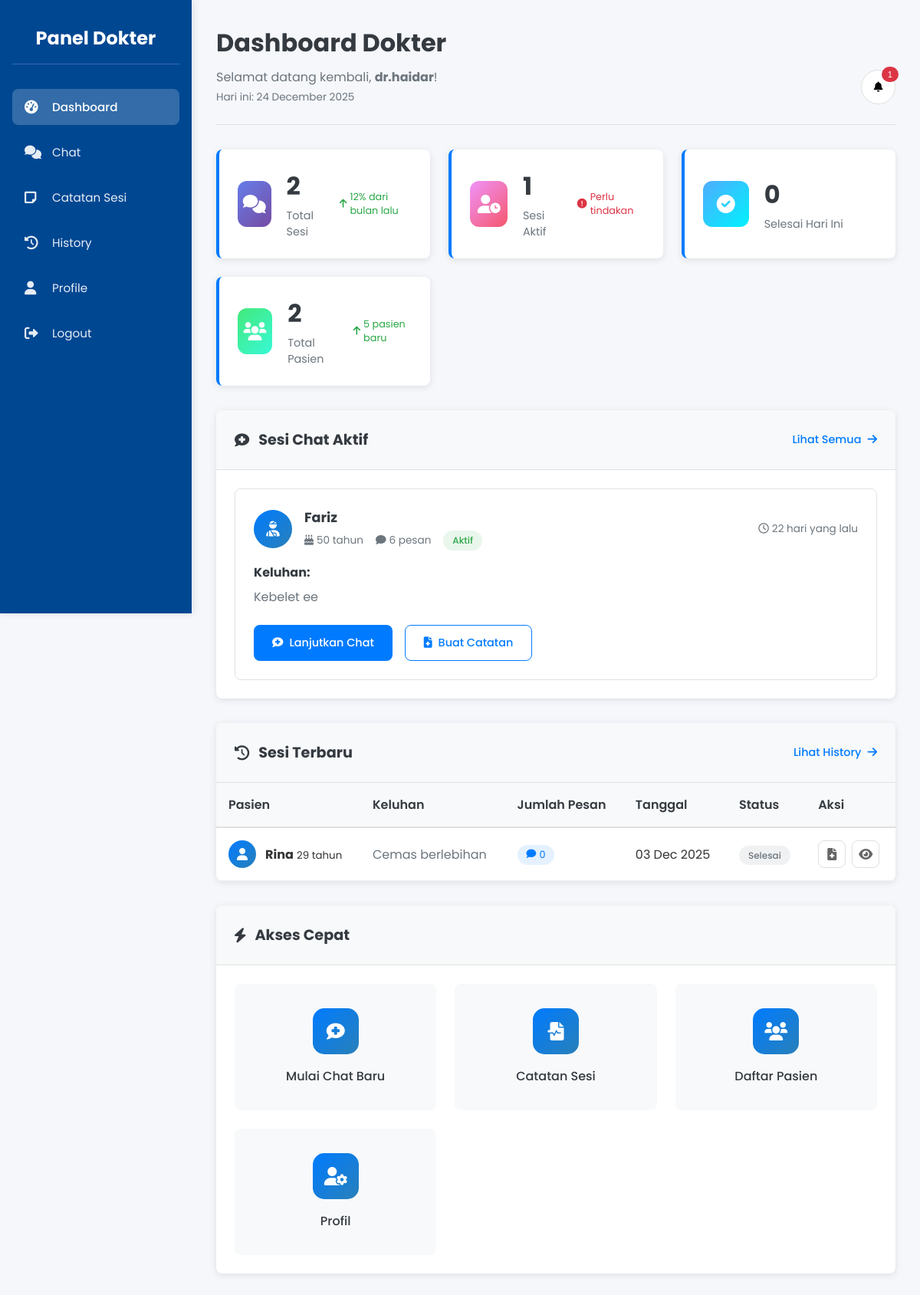
/pages/doctor/dashboard.php (signed in), run on the app's committed database.
### tables this page shows
CREATE TABLE `sesi_chat` (
  `id` int NOT NULL,
  `nama_pasien` varchar(100) NOT NULL,
  `usia_pasien` int NOT NULL,
  `keluhan` text NOT NULL,
  `id_dokter` int DEFAULT NULL,
  `status` enum('aktif','selesai','dibatalkan') DEFAULT 'aktif',
  `catatan_dokter` text,
  `rating` int DEFAULT NULL,
  `komentar_rating` text,
  `dibuat_pada` timestamp NULL DEFAULT CURRENT_TIMESTAMP,
  `diperbarui_pada` timestamp NULL DEFAULT CURRENT_TIMESTAMP ON UPDATE CURRENT_TIMESTAMP
);

### includes/functions.php (called while the page is built, shortened)
<?php
if (!function_exists('waktu_relatif')) {
    function waktu_relatif($waktu) {
        $sekarang = new DateTime();
        $waktu_tertentu = new DateTime($waktu);
        $selisih = $sekarang->diff($waktu_tertentu);
        if ($selisih->y > 0) {
            return $selisih->y . ' tahun yang lalu';
        } elseif ($selisih->m > 0) {
            return $selisih->m . ' bulan yang lalu';
        } elseif ($selisih->d > 0) {
            return $selisih->d . ' hari yang lalu';
        } elseif ($selisih->h > 0) {
            return $selisih->h . ' jam yang lalu';
        } elseif ($selisih->i > 0) {
            return $selisih->i . ' menit yang lalu';
        } else {
            return 'Baru saja';
        }
    }
}
if (!function_exists('potongTeks')) {
    function potongTeks($teks, $panjang) {
        if (strlen($teks) <= $panjang) {
            return $teks;
        }
        return substr($teks, 0, $panjang) . '...';
    }
}
?>

### pages/doctor/dashboard.php (the view, shortened to what this page needs)
<?php
include '../../includes/db.php';
include '../../includes/functions.php';
$id_pengguna = $_SESSION['id_pengguna'];
$stmt = $pdo->prepare("SELECT COUNT(*) as total FROM sesi_chat WHERE id_dokter = ?");
$stmt->execute([$id_pengguna]);
$total_sesi = $stmt->fetch()['total'];
$stmt = $pdo->prepare("SELECT COUNT(*) as total FROM sesi_chat WHERE id_dokter = ? AND status = 'aktif'");
$stmt->execute([$id_pengguna]);
$sesi_aktif = $stmt->fetch()['total'];
$stmt = $pdo->prepare("SELECT COUNT(*) as total FROM sesi_chat WHERE id_dokter = ? AND status = 'selesai' AND DATE(dibuat_pada) = CURDATE()");
$stmt->execute([$id_pengguna]);
$selesai_hari_ini = $stmt->fetch()['total'];
$stmt = $pdo->prepare("SELECT COUNT(DISTINCT id) as total FROM sesi_chat WHERE id_dokter = ?");
$stmt->execute([$id_pengguna]);
$total_pasien = $stmt->fetch()['total'];
$stmt = $pdo->prepare("
    SELECT sc.*, COUNT(p.id) as jumlah_pesan
    FROM sesi_chat sc
    LEFT JOIN pesan p ON sc.id = p.id_sesi
    WHERE sc.id_dokter = ? AND sc.status = 'aktif'
    GROUP BY sc.id
    ORDER BY sc.diperbarui_pada DESC
");
$stmt->execute([$id_pengguna]);
$sesi_aktif_list = $stmt->fetchAll();
$stmt = $pdo->prepare("
    SELECT sc.*, COUNT(p.id) as jumlah_pesan
    FROM sesi_chat sc
    LEFT JOIN pesan p ON sc.id = p.id_sesi
    WHERE sc.id_dokter = ? AND sc.status = 'selesai'
    GROUP BY sc.id
    ORDER BY sc.diperbarui_pada DESC
    LIMIT 5
");
$stmt->execute([$id_pengguna]);
$sesi_terbaru = $stmt->fetchAll();
?>
<!DOCTYPE html>
<html lang="id">
<head>
    <link rel="stylesheet" href="../../assets/css/doctor.css">
    <link rel="stylesheet" href="https://cdnjs.cloudflare.com/ajax/libs/font-awesome/6.0.0/css/all.min.css">
</head>
<body>
    <div class="doctor-container">
        <div class="sidebar">
            <h2>Panel Dokter</h2>
            <ul>
                <li><a href="dashboard.php" class="active"><i class="fas fa-tachometer-alt"></i> Dashboard</a></li>
                <li><a href="chat.php"><i class="fas fa-comments"></i> Chat</a></li>
                <li><a href="notes.php"><i class="fas fa-sticky-note"></i> Catatan Sesi</a></li>
                <li><a href="history.php"><i class="fas fa-history"></i> History</a></li>
                <li><a href="profile.php"><i class="fas fa-user"></i> Profile</a></li>
                <li><a href="../../logout.php"><i class="fas fa-sign-out-alt"></i> Logout</a></li>
            </ul>
        </div>
        <div class="main-content">
            <div class="dashboard-header">
                <h1>Dashboard Dokter</h1>
                <div class="header-info">
                    <div class="welcome-message">
                        <p>Selamat datang kembali, <strong><?php echo $_SESSION['nama_pengguna']; ?></strong>!</p>
                        <small>Hari ini: <?php echo date('d F Y'); ?></small>
                    </div>
                    <div class="header-actions">
                        <button class="btn-notification">
                            <i class="fas fa-bell"></i>
                            <?php if ($sesi_aktif > 0): ?>
                                <span class="badge"><?php echo $sesi_aktif; ?></span>
                            <?php endif; ?>
                        </button>
                    </div>
                </div>
            </div>
            <div class="stats-grid">
                <div class="stat-card">
                    <div class="stat-icon" style="background: linear-gradient(135deg, #667eea 0%, #764ba2 100%);">
                        <i class="fas fa-comments"></i>
                    </div>
                    <div class="stat-info">
                        <h3><?php echo $total_sesi; ?></h3>
                        <p>Total Sesi</p>
                    </div>
                    <div class="stat-trend">
                        <i class="fas fa-arrow-up trend-up"></i>
                        <span>12% dari bulan lalu</span>
                    </div>
                </div>
                <div class="stat-card">
                    <div class="stat-icon" style="background: linear-gradient(135deg, #f093fb 0%, #f5576c 100%);">
                        <i class="fas fa-user-clock"></i>
                    </div>
                    <div class="stat-info">
                        <h3><?php echo $sesi_aktif; ?></h3>
                        <p>Sesi Aktif</p>
                    </div>
                    <?php if ($sesi_aktif > 0): ?>
                        <div class="stat-alert">
                            <i class="fas fa-exclamation-circle"></i>
                            <span>Perlu tindakan</span>
                        </div>
                    <?php endif; ?>
                </div>
                <div class="stat-card">
                    <div class="stat-icon" style="background: linear-gradient(135deg, #4facfe 0%, #00f2fe 100%);">
                        <i class="fas fa-check-circle"></i>
                    </div>
                    <div class="stat-info">
                        <h3><?php echo $selesai_hari_ini; ?></h3>
                        <p>Selesai Hari Ini</p>
                    </div>
                </div>
                <div class="stat-card">
                    <div class="stat-icon" style="background: linear-gradient(135deg, #43e97b 0%, #38f9d7 100%);">
                        <i class="fas fa-users"></i>
                    </div>
                    <div class="stat-info">
                        <h3><?php echo $total_pasien; ?></h3>
                        <p>Total Pasien</p>
                    </div>
                    <div class="stat-trend">
                        <i class="fas fa-arrow-up trend-up"></i>
                        <span>5 pasien baru</span>
                    </div>
                </div>
            </div>
            <div class="content-area">
                <div class="content-section">
                    <div class="section-header">
                        <h3><i class="fas fa-comment-medical"></i> Sesi Chat Aktif</h3>
                        <a href="chat.php" class="btn-view-all">Lihat Semua <i class="fas fa-arrow-right"></i></a>
                    </div>
                    <div class="sessions-list">
                        <?php if (count($sesi_aktif_list) > 0): ?>
                            <?php foreach ($sesi_aktif_list as $sesi): ?>
                                <div class="session-card">
                                    <div class="session-header">
                                        <div class="patient-avatar">
                                            <i class="fas fa-user-injured"></i>
                                        </div>
                                        <div class="patient-info">
                                            <h4><?php echo htmlspecialchars($sesi['nama_pasien']); ?></h4>
                                            <div class="patient-meta">
                                                <span><i class="fas fa-birthday-cake"></i> <?php echo $sesi['usia_pasien']; ?> tahun</span>
                                                <span><i class="fas fa-comment"></i> <?php echo $sesi['jumlah_pesan']; ?> pesan</span>
                                                <span class="status-badge active">Aktif</span>
                                            </div>
                                        </div>
                                        <div class="session-time">
                                            <i class="far fa-clock"></i>
                                            <?php echo waktu_relatif($sesi['diperbarui_pada']); ?>
                                        </div>
                                    </div>
                                    <div class="session-body">
                                        <div class="complaint">
                                            <strong>Keluhan:</strong>
                                            <p><?php echo htmlspecialchars($sesi['keluhan']); ?></p>
                                        </div>
                                    </div>
                                    <div class="session-actions">
                                        <a href="chat_session.php?id_sesi=<?php echo $sesi['id']; ?>" class="btn btn-primary">
                                            <i class="fas fa-comment-medical"></i> Lanjutkan Chat
                                        </a>
                                        <a href="notes.php?id_sesi=<?php echo $sesi['id']; ?>" class="btn btn-secondary">
                                            <i class="fas fa-file-medical"></i> Buat Catatan
                                        </a>
                                    </div>
                                </div>
                            <?php endforeach; ?>
                        <?php endif; ?>
                    </div>
                </div>
                <div class="content-section">
                    <div class="section-header">
                        <h3><i class="fas fa-history"></i> Sesi Terbaru</h3>
                        <a href="history.php" class="btn-view-all">Lihat History <i class="fas fa-arrow-right"></i></a>
                    </div>
                    <div class="recent-sessions">
                        <?php if (count($sesi_terbaru) > 0): ?>
                            <table class="data-table">
                                <thead>
                                    <tr>
                                        <th>Pasien</th>
                                        <th>Keluhan</th>
                                        <th>Jumlah Pesan</th>
                                        <th>Tanggal</th>
                                        <th>Status</th>
                                        <th>Aksi</th>
                                    </tr>
                                </thead>
                                <tbody>
                                    <?php foreach ($sesi_terbaru as $sesi): ?>
                                        <tr>
                                            <td>
                                                <div class="table-patient">
                                                    <div class="patient-avatar small">
                                                        <i class="fas fa-user"></i>
                                                    </div>
                                                    <div>
                                                        <strong><?php echo htmlspecialchars($sesi['nama_pasien']); ?></strong>
                                                        <small><?php echo $sesi['usia_pasien']; ?> tahun</small>
                                                    </div>
                                                </div>
                                            </td>
                                            <td>
                                                <div class="complaint-preview">
                                                    <?php echo potongTeks($sesi['keluhan'], 60); ?>
                                                </div>
                                            </td>
                                            <td>
                                                <span class="message-count">
                                                    <i class="fas fa-comment"></i>
                                                    <?php echo $sesi['jumlah_pesan']; ?>
                                                </span>
                                            </td>
                                            <td>
                                                <?php echo date('d M Y', strtotime($sesi['diperbarui_pada'])); ?>
                                            </td>
                                            <td>
                                                <span class="status-badge completed">Selesai</span>
                                            </td>
                                            <td>
                                                <div class="table-actions">
                                                    <a href="notes.php?id_sesi=<?php echo $sesi['id']; ?>" class="btn-icon" title="Lihat Catatan">
                                                        <i class="fas fa-file-medical"></i>
                                                    </a>
                                                    <a href="chat_session.php?id_sesi=<?php echo $sesi['id']; ?>" class="btn-icon" title="Lihat Chat">
                                                        <i class="fas fa-eye"></i>
                                                    </a>
                                                </div>
                                            </td>
                                        </tr>
                                    <?php endforeach; ?>
                                </tbody>
                            </table>
                        <?php endif; ?>
                    </div>
                </div>
                <div class="content-section">
                    <div class="section-header">
                        <h3><i class="fas fa-bolt"></i> Akses Cepat</h3>
                    </div>
                    <div class="quick-actions-grid">
                        <a href="chat.php" class="quick-action">
                            <div class="quick-action-icon">
                                <i class="fas fa-comment-medical"></i>
                            </div>
                            <span>Mulai Chat Baru</span>
                        </a>
                        <a href="notes.php" class="quick-action">
                            <div class="quick-action-icon">
                                <i class="fas fa-file-medical-alt"></i>
                            </div>
                            <span>Catatan Sesi</span>
                        </a>
                        <a href="patients.php" class="quick-action">
                            <div class="quick-action-icon">
                                <i class="fas fa-users"></i>
                            </div>
                            <span>Daftar Pasien</span>
                        </a>
                        <a href="profile.php" class="quick-action">
                            <div class="quick-action-icon">
                                <i class="fas fa-user-cog"></i>
                            </div>
                            <span>Profil</span>
                        </a>
                    </div>
                </div>
            </div>
        </div>
    </div>
</body>
</html>

### data on the page
sesi_chat: nama_pasien "Fariz", usia_pasien "50", jumlah_pesan "6", diperbarui_pada "22 hari yang lalu", keluhan "Kebelet ee"
sesi_chat: nama_pasien "Rina", usia_pasien "29", keluhan "Cemas berlebihan", jumlah_pesan "0", diperbarui_pada "03 Dec 2025"

### other printed values
$_SESSION['nama_pengguna'] "dr.haidar"
$sesi_aktif "1"
$total_sesi "2"
$selesai_hari_ini "0"
$total_pasien "2"
